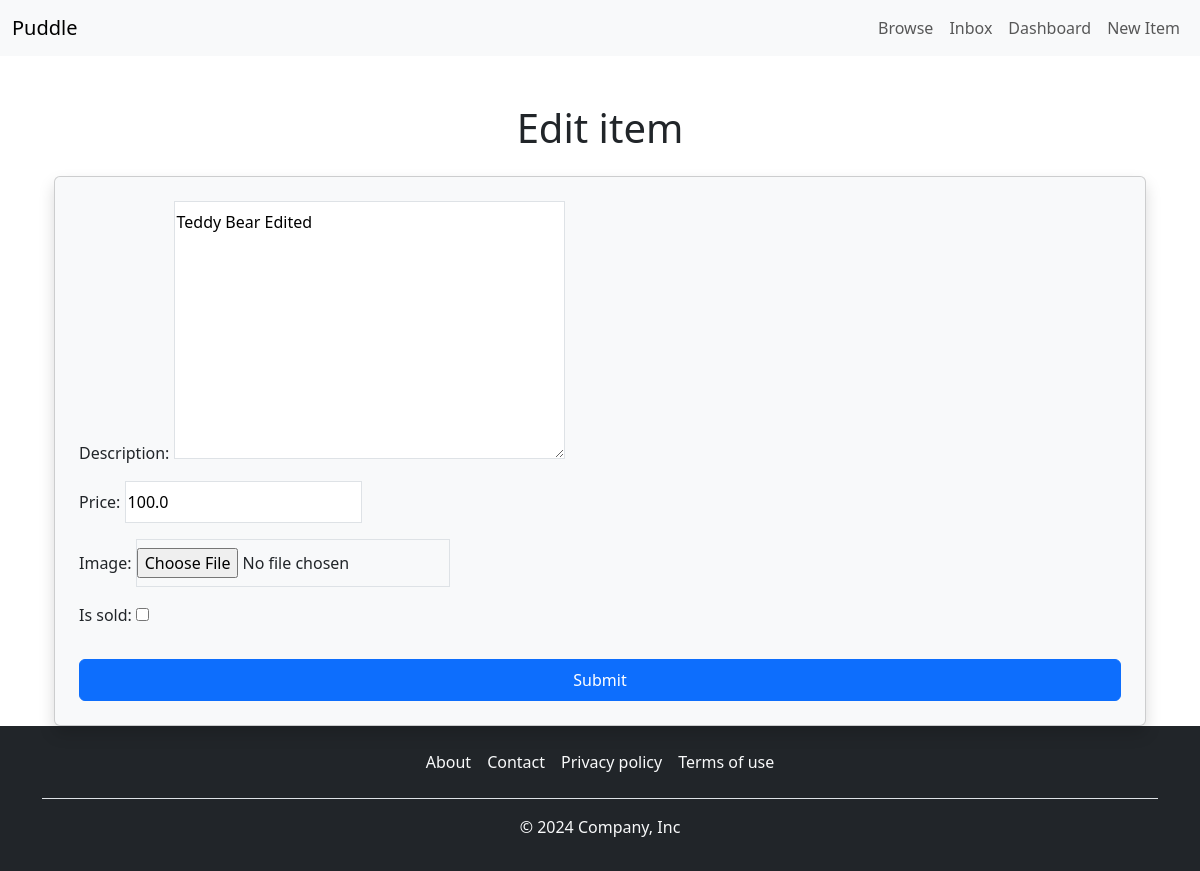
The page /items/1/edit/ (signed in) on the database as committed earlier.
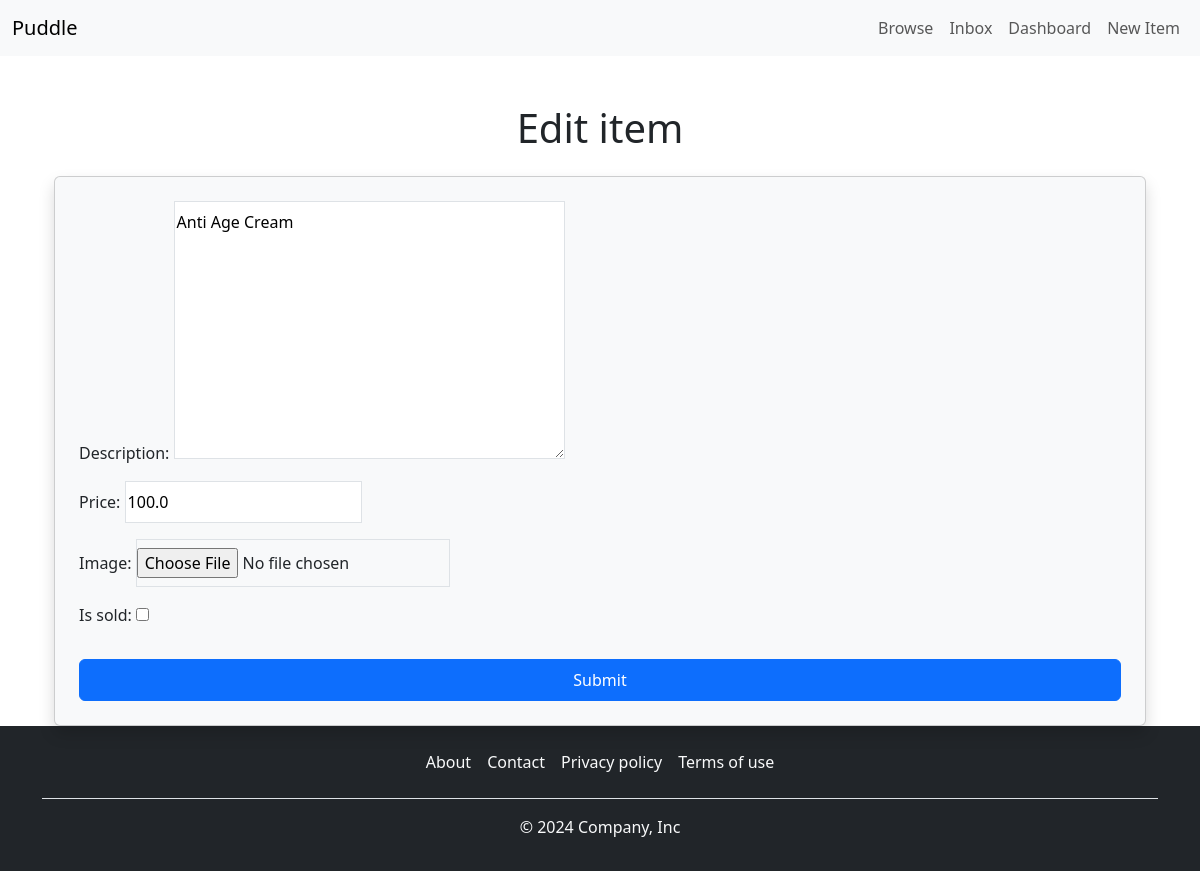
The same page on the database as committed later.
### item/models.py (models this page shows, shortened)
class Item(models.Model):
    category=models.ForeignKey(Category,related_name='items',on_delete=models.CASCADE)
    description=models.TextField(blank=True,null=True)
    price=models.FloatField()
    image=models.ImageField(upload_to='item_images',blank=True,null=True)
    is_sold=models.BooleanField(default=False)
    created_by=models.ForeignKey(User,related_name='items',on_delete=models.CASCADE)
    created_at=models.DateTimeField(auto_now_add=True)

### item/views.py (the view)
# urls.py: path('<int:pk>/edit/', views.edit,name='edit'),
@login_required
def edit(request,pk):
    item=get_object_or_404(Item,pk=pk,created_by=request.user)
    if request.method == 'POST':
        form = EditItemForm(request.POST, request.FILES,instance=item)
        if form.is_valid():
            try:
                form.save()
                return redirect('item:detail', pk=item.id)
            except IntegrityError as e:
                logger.error(f'IntegrityError: {e}')
                form.add_error(None, f'Integrity error: {e}')
        else:
            logger.warning(f'Form is not valid: {form.errors}')
            form.add_error(None, 'Form is not valid.')
    else:
        form = EditItemForm(instance=item)
    return render(request, 'item/form.html', {
        'form': form,
        'title': 'Edit item',
    })

### item/forms.py
class EditItemForm(forms.ModelForm):
    class Meta:
        model=Item
        fields=('description','price','image','is_sold')
        widgets={
            'description':forms.Textarea(attrs={
            'class':INPUT_CLASSES
        }),
            'price':forms.TextInput(attrs={
            'class':INPUT_CLASSES
        }),
            'image':forms.FileInput(attrs={
            'class':INPUT_CLASSES
        })
        }

### item/templates/item/form.html (shortened to what this page needs)
{% extends "base/base.html" %}
{% block content %}
<div class="container mt-5">
    <h1 class="text-center mb-4">{{ title }}</h1>
    <form method="post" action="." enctype="multipart/form-data" class="card bg-light shadow rounded p-4">
        <div class="mb-3">
            {{ form.as_p }}
        </div>
        <button type="submit" class="btn btn-primary btn-block py-2">Submit</button>
    </form>
</div>
{% endblock %}

Rows that differ between the two databases and show on the page:
changed Item: description "Teddy Bear Edited" → "Anti Age Cream"
